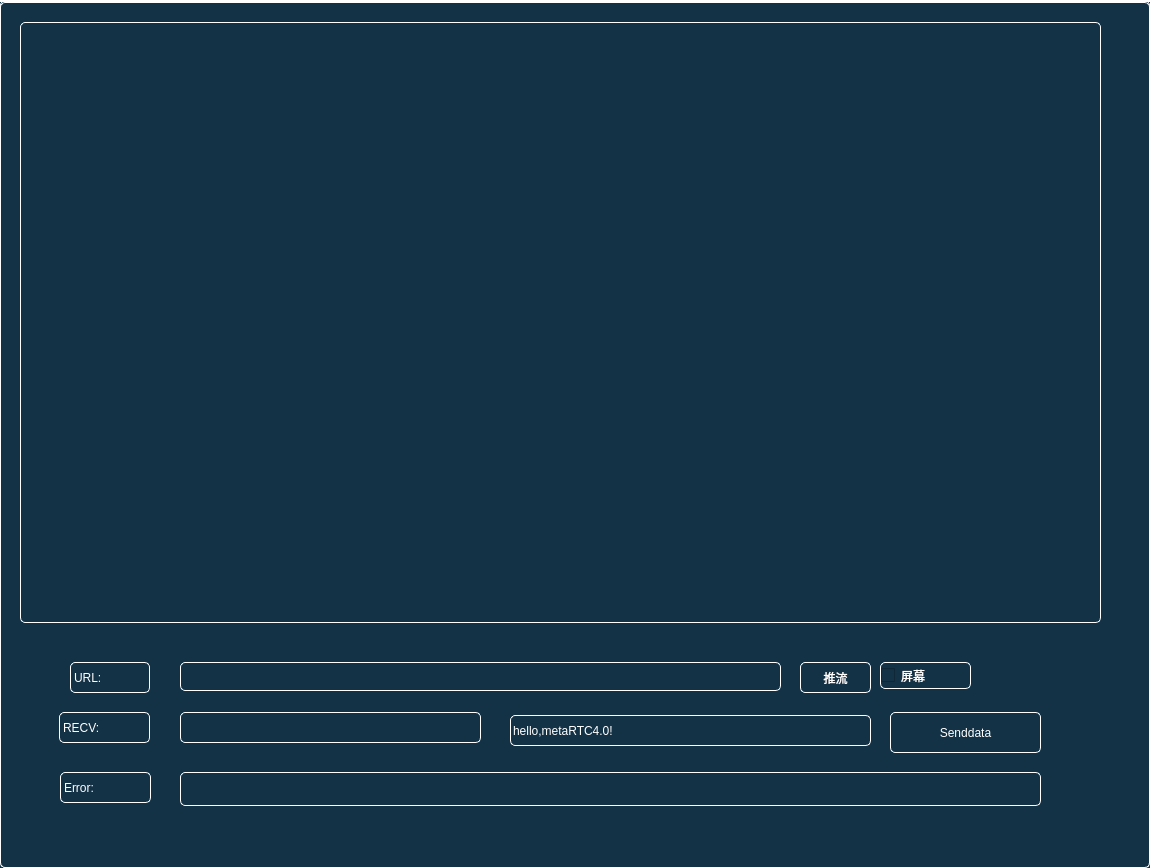
<?xml version="1.0" encoding="UTF-8"?>
<ui version="4.0">
 <class>RecordMainWindow</class>
 <widget class="QMainWindow" name="RecordMainWindow">
  <property name="geometry">
   <rect>
    <x>0</x>
    <y>0</y>
    <width>1150</width>
    <height>868</height>
   </rect>
  </property>
  <property name="windowTitle">
   <string>Webrtc推流demo</string>
  </property>
  <property name="styleSheet">
   <string notr="true">QWidget, QLabel{
                        color:white;
                        border: 1px solid white;
                        padding:0;
                        border-radius:5px;
							background-color:rgb(20,50,70);
                      /**  background-color:rgba(250,170,0,150);**/
  }

/*TabWidget*/
QTabWidget{
/*给tabwidget设置etAttribute(Qt::WA_StyledBackground)*/
border: 1px solid white;
background-color:rgb(20,50,70);
}
QTabWidget::tab-bar{
alignment:left;
left:1px;
}
QTabWidget::pane { 
/*background-color:rgb(20,50,70);*/
border:1px solid white;
} 
QTabBar{
/*只有有按钮的地方才是tabbar，空白处是tabwidget的*/
background-color:white;
}
QTabBar::tab{/*页签*/
min-height:28px;
padding:0 10px;
border:0;
margin:1px 1px 0 0;
background-color:rgb(20,50,70);
}
QTabBar::tab:first{
margin-left:1px;
}
QTabBar::tab:hover{
color:cyan;
}
QTabBar::tab:selected{
background-color: rgb(20, 100, 150);
}
QTabBar::tab:selected:hover{
}

QTabBar::tear{
}
QTabBar::scroller{
}
QMenu {
     background-color: rgb(20,50,70); /* sets background of the menu 设置整个菜单区域的背景色，我用的是白色：white*/
     border: 1px solid white;/*整个菜单区域的边框粗细、样式、颜色*/
 }
  
 QMenu::item {
     /* sets background of menu item. set this to something non-transparent
         if you want menu color and menu item color to be different */
     background-color: transparent;
     padding:8px 32px;/*设置菜单项文字上下和左右的内边距，效果就是菜单中的条目左右上下有了间隔*/
     margin:0px 8px;/*设置菜单项的外边距*/
     border-bottom:1px solid #DBDBDB;/*为菜单项之间添加横线间隔*/
 }
  
 QMenu::item:selected { /* when user selects item using mouse or keyboard */
     background-color: #2dabf9;/*这一句是设置菜单项鼠标经过选中的样式*/
 }</string>
  </property>
  <widget class="QWidget" name="centralwidget">
   <widget class="QPushButton" name="m_b_rec">
    <property name="geometry">
     <rect>
      <x>800</x>
      <y>660</y>
      <width>71</width>
      <height>31</height>
     </rect>
    </property>
    <property name="text">
     <string>推流</string>
    </property>
   </widget>
   <widget class="QFrame" name="vdMain">
    <property name="geometry">
     <rect>
      <x>20</x>
      <y>20</y>
      <width>1081</width>
      <height>601</height>
     </rect>
    </property>
    <property name="frameShape">
     <enum>QFrame::StyledPanel</enum>
    </property>
    <property name="frameShadow">
     <enum>QFrame::Raised</enum>
    </property>
   </widget>
   <widget class="QCheckBox" name="m_c_screen">
    <property name="geometry">
     <rect>
      <x>880</x>
      <y>660</y>
      <width>91</width>
      <height>27</height>
     </rect>
    </property>
    <property name="text">
     <string>屏幕</string>
    </property>
   </widget>
   <widget class="QLabel" name="m_l_url">
    <property name="geometry">
     <rect>
      <x>70</x>
      <y>660</y>
      <width>80</width>
      <height>31</height>
     </rect>
    </property>
    <property name="text">
     <string>URL:</string>
    </property>
   </widget>
   <widget class="QLineEdit" name="m_url">
    <property name="geometry">
     <rect>
      <x>180</x>
      <y>660</y>
      <width>601</width>
      <height>29</height>
     </rect>
    </property>
   </widget>
   <widget class="QLineEdit" name="m_t_data">
    <property name="geometry">
     <rect>
      <x>510</x>
      <y>713</y>
      <width>361</width>
      <height>31</height>
     </rect>
    </property>
    <property name="text">
     <string>hello,metaRTC4.0!</string>
    </property>
   </widget>
   <widget class="QPushButton" name="m_b_senddc">
    <property name="geometry">
     <rect>
      <x>890</x>
      <y>710</y>
      <width>151</width>
      <height>41</height>
     </rect>
    </property>
    <property name="text">
     <string>Senddata</string>
    </property>
   </widget>
   <widget class="QLabel" name="m_l_recv">
    <property name="geometry">
     <rect>
      <x>180</x>
      <y>710</y>
      <width>301</width>
      <height>31</height>
     </rect>
    </property>
    <property name="text">
     <string/>
    </property>
   </widget>
   <widget class="QLabel" name="m_l_url_2">
    <property name="geometry">
     <rect>
      <x>59</x>
      <y>710</y>
      <width>91</width>
      <height>31</height>
     </rect>
    </property>
    <property name="text">
     <string>RECV:</string>
    </property>
   </widget>
   <widget class="QLabel" name="m_l_err">
    <property name="geometry">
     <rect>
      <x>180</x>
      <y>770</y>
      <width>861</width>
      <height>34</height>
     </rect>
    </property>
    <property name="text">
     <string/>
    </property>
   </widget>
   <widget class="QLabel" name="m_l_url_3">
    <property name="geometry">
     <rect>
      <x>60</x>
      <y>770</y>
      <width>91</width>
      <height>31</height>
     </rect>
    </property>
    <property name="text">
     <string>Error:</string>
    </property>
   </widget>
  </widget>
  <widget class="QMenuBar" name="menubar">
   <property name="geometry">
    <rect>
     <x>0</x>
     <y>0</y>
     <width>1150</width>
     <height>50</height>
    </rect>
   </property>
  </widget>
 </widget>
 <resources/>
 <connections/>
</ui>
